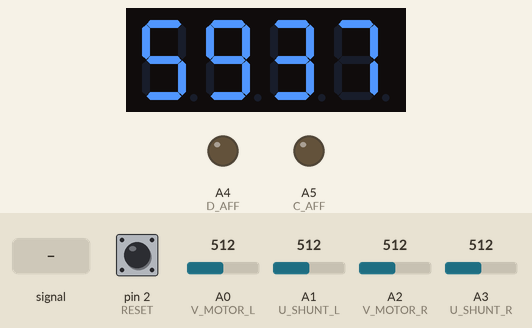
This sketch was run on a simulated Arduino Uno, built with avr-gcc and run on an emulated ATmega328P. Shown: 4-digit seven-segment display, output pins drawn as LEDs (lit = HIGH). Inputs (shaded band) come from the test bench; at power-on: A0 (V_MOTOR_L) = 512, A1 (U_SHUNT_L) = 512, A2 (V_MOTOR_R) = 512, A3 (U_SHUNT_R) = 512, pin 2 (RESET) HIGH.

Above: at 2.2 s.
2.3 s: A0 (V_MOTOR_L) fed a 200 Hz sine of ±81 counts around its level
At 2.9 s:
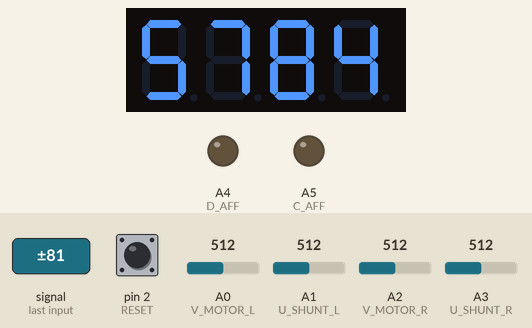
4.0 s: A0 (V_MOTOR_L) set to 716
At 4.4 s:
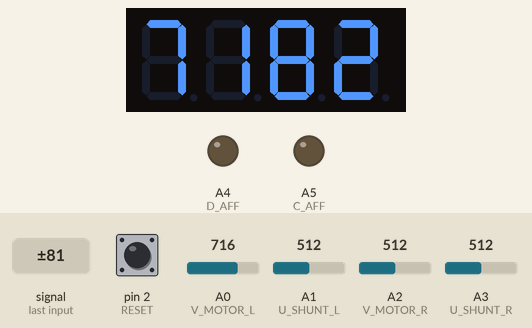
5.5 s: A1 (U_SHUNT_L) set to 716
At 6.7 s:
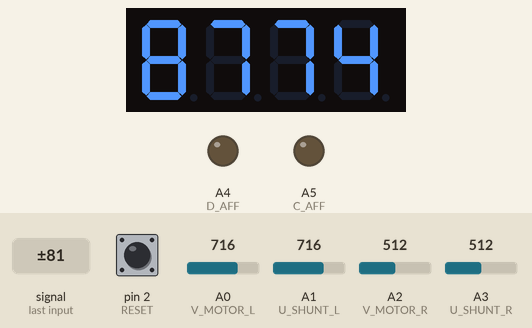
7.0 s: A2 (V_MOTOR_R) set to 716
At 7.9 s:
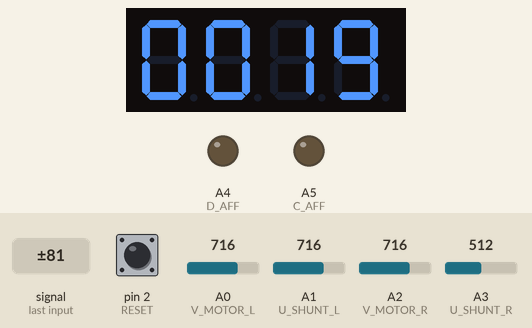
8.5 s: A3 (U_SHUNT_R) set to 716
At 9.0 s:
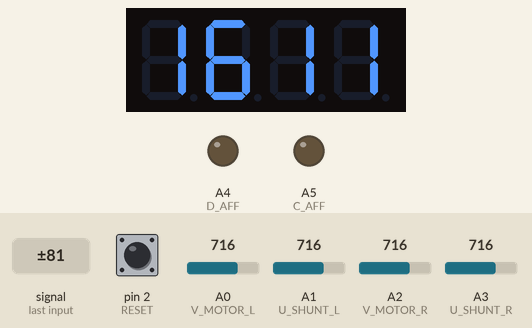
10.0 s: A0 (V_MOTOR_L) set to 306
At 11.4 s:
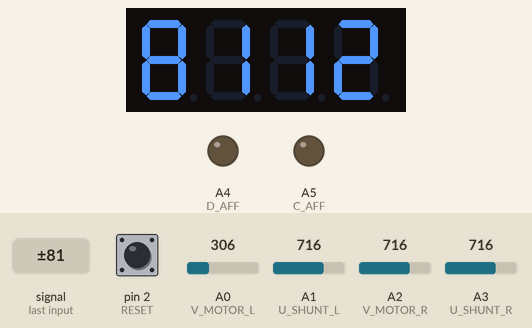
Timing chart, 0 to 12.5 s (numbered marks = the images above; inputs shaded):
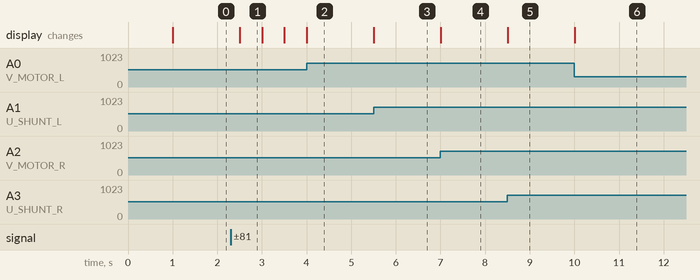

The sketch:

Robot_Arduino.ino
```cpp
/**************************************************************************************/
/*    G. Batigne
/*      23/11/2018
/**************************************************************************************/

#include <Wire.h>
#include <Adafruit_GFX.h>
#include "Adafruit_LEDBackpack.h"

#define _DEBUG_ 0 // Debug flag, mainly to manage the use of the Serial port.

Adafruit_7segment digitDisplay = Adafruit_7segment(); // Manager of the 7-segment display.

// Pins connected to measurement points:
const int V_MOTOR_L = A0;
const int U_SHUNT_L = A1;
const int V_MOTOR_R = A2;
const int U_SHUNT_R = A3;
const int RESET = 2; // The initialisation of the computation has to be reset manually.
const int D_AFF = A4; // Data pin for the display signal.
const int C_AFF = A5; // Clock pin for the display signal.

boolean isRunning = false; // Boolean used to know if the start of the race has been given.
boolean isArrived = false; // Boolean used to know if the robot is stopped. In that case,
                           // it should correspond to the final arrival.
boolean mightStopped = false; // Boolean used to figure out if the robot is stopped.
                              // It is considered has stopped if the power stays low for
                              // a given duration (see minimumStop variable).
boolean isMOTORLSaturated = false; // Boolean used to know if that channel has reached saturation.
boolean isSHUNTLSaturated = false;
boolean isMOTORRSaturated = false;
boolean isSHUNTRSaturated = false;

const float ADCChannels = 1024.; // Total number of ADC channels.
const float ADCSaturation = ADCChannels-1; // Maximum ADC value. If a measurement gives that value there are chances that the saturation is reached.
const float ADCMaxV = 5.; // Maximum value that the ADC can measure.
const float ADCtoV = ADCMaxV/ADCChannels; // Conversion factor between ADC values and Voltage.
const float GAIN_L = 20.; // Values of the amplification gain used for current measurement.
const float GAIN_R = 20.;
const float RShunt = 0.1; // Value of the shunt resistances (in Ohm).
const float convertFactor_L = ADCtoV*ADCtoV/GAIN_L/RShunt; // Conversion factor between raw values and Power.
const float convertFactor_R = ADCtoV*ADCtoV/GAIN_R/RShunt;
const float microsToSeconds = 0.000001;
const int motorThreshold = 100; // Limit under which the motor is considered as stopped. 100 => ~ 0.5V.
const float powerThreshold = motorThreshold*(GAIN_L*convertFactor_L+GAIN_R*convertFactor_R); // Power under which the two motors might be considered as stopped.

unsigned long timeStart = 0; // Starting time of the race.
unsigned long timePrevious = 0; // Time of the previous measurement. Used to estimate the integral of power, that is energy.
unsigned long timePresent = 0; // Time of the last measurement (when running).
unsigned long lastDisplay = 0; // Time when the display was refreshed at.
unsigned long displayDuration = 500000; // Minimum time during which the display is frozen during the race (in us).
unsigned long timeDisplay = 1000; // Minimum duration to display a value after the race (in ms).
unsigned long lastStop = 0; // Last time when power was below the threshold (powerThreshold).
unsigned long minimumStop = 50000; // Duration from which the robot is consisdered as stopped (in us).

float timeRace = 0.; // Duration of the race.
float Energy = 0.; // Energy consumption.
float Power = 0.; // Instantaneous power.

void setup() {
  // put your setup code here, to run once:
  pinMode(V_MOTOR_L,INPUT); // The measurement pins are obviously inputs.
  pinMode(U_SHUNT_L,INPUT);
  pinMode(V_MOTOR_R,INPUT);
  pinMode(U_SHUNT_R,INPUT);
  pinMode(RESET,INPUT_PULLUP); // The reset pin is obviously an input. It is set to Pull-up in order to avoid
                               // the use of an extra resistance. In that case, the default state of that pin
                               // is HIGH. The push button should be connected to the ground then. An impulse
                               // should set the pin state to LOW and then trigger a reset.
  pinMode(D_AFF,OUTPUT); // Data pin for the display signal.
  pinMode(C_AFF,OUTPUT); // Clock pin for the display signal.
#if _DEBUG_
  Serial.begin(9600);
#endif
  digitDisplay.begin(0x70); // Set-up of the address of the display.
  initRace(); // Initialisation of the measurement (energy and booleans).
}

void loop() {
  // put your main code here, to run repeatedly:
  if (digitalRead(RESET)==LOW) initRace(); // Initialisation when a reset command is received.
  if (isRunning) { // If running, compute the power (and energy) and display it.
    updatePower();
    if (timePresent-lastDisplay > displayDuration) {
      lastDisplay = timePresent;
      displayPower();
    }
  } else {
    if (isArrived) { // When arrived, display the race time and the energy consumption.
      displayTime();
      displayEnergy();
      displayName();
      }
    else { // This instructions are done after a reset and before the beginning of the race.
      while (analogRead(V_MOTOR_L)<motorThreshold && analogRead(V_MOTOR_R)<motorThreshold) { // Waiting for the start.
        delay(1);
        }
      isRunning = true;
      timeStart = micros();
#if _DEBUG_
      Serial.println("Start: " +String(float(timeStart)*microsToSeconds));
#endif
    }
  }
}

void updatePower() { // Compute the power and energy from the measurements.
                     // Detect when the robot is stopped (and supposed to be arrived).
  float vl = analogRead(V_MOTOR_L); // Get value of the Left Motor.
  float sl = analogRead(U_SHUNT_L); // Get value of the Left Shunt.
  float vr = analogRead(V_MOTOR_R); // Get value of the Right Motor.
  float sr = analogRead(U_SHUNT_R); // Get value of the Right Shunt.

  // Check if saturation has been reached on each channel. If it has been reached once, the boolean stays at True (keep in memory).
  if (vl==ADCSaturation && !isMOTORLSaturated) isMOTORLSaturated = true;
  if (sl==ADCSaturation && !isSHUNTLSaturated) isSHUNTLSaturated = true;
  if (vr==ADCSaturation && !isMOTORRSaturated) isMOTORRSaturated = true;
  if (sr==ADCSaturation && !isSHUNTRSaturated) isSHUNTRSaturated = true;

  timePresent = micros();
#if _DEBUG_
  Serial.println(String(vl) + " " + String(sl) + " / " + String(vr) + " " + String(sr));
#endif
  Power = (vl-sl/GAIN_L)*sl*convertFactor_L + (vr-sr/GAIN_R)*sr*convertFactor_R;
  Energy += Power*float(timePresent-timePrevious)*microsToSeconds; // Integration of the power to compute the energy.
  timePrevious = timePresent;

  if (Power<powerThreshold) { // The two motors are stopped. The robot might get stuck which means that it has finished the race.
    if (mightStopped) { // If the power stays below its threshold,
      if (timePresent-lastStop > minimumStop) { // and if the motors are stopped for long enough,
        isRunning = false; // the robot is definitely stopped
        isArrived = true;  // and the race is finished.
        timeRace = float(lastStop-timeStart)*microsToSeconds;
      }
    } else { // First time when the power is 0. No stopping yet since it can be due to some electronic noise.
      mightStopped = true;
      lastStop = timePresent; // Time when the motors have been seen as stopped for the first time.
    }
  }
  else {
    mightStopped = false;
  }
}

void displayPower() { // The display gives the value in mW (xxxx) or the saturation code eventually.
#if _DEBUG_
  Serial.println("Power: " + String(Power));
#endif
  boolean drawDots = false;
  if (isMOTORLSaturated || isSHUNTLSaturated || isMOTORRSaturated || isSHUNTRSaturated) {
    // If saturation has been reached, "1" is displayed and "-" if not.
    // The position of this character depends on the channel that triggered a saturation.
    if (isMOTORLSaturated) {
      digitDisplay.writeDigitNum(0,1,drawDots); // Display "1" at position 0
    } else {
      digitDisplay.writeDigitRaw(0,0x40); // Display "-" at position 0
    }
    if (isSHUNTLSaturated) {
      digitDisplay.writeDigitNum(1,1,drawDots);
    } else {
      digitDisplay.writeDigitRaw(1,0x40);
    }
    digitDisplay.drawColon(drawDots);
    if (isMOTORRSaturated) {
      digitDisplay.writeDigitNum(3,1,drawDots);
    } else {
      digitDisplay.writeDigitRaw(3,0x40);
    }
    if (isSHUNTRSaturated) {
      digitDisplay.writeDigitNum(4,1,drawDots);
    } else {
      digitDisplay.writeDigitRaw(4,0x40);
    }
  } else { // If no saturation has been reached so far.
    digitDisplay.writeDigitNum(0,int(Power)%10,drawDots);
    digitDisplay.writeDigitNum(1,int(Power*10.)%10,drawDots);
    digitDisplay.drawColon(drawDots);
    digitDisplay.writeDigitNum(3,int(Power*100.)%10,drawDots);
    digitDisplay.writeDigitNum(4,int(Power*1000.)%10,drawDots);
  }
  digitDisplay.writeDisplay();
}

void displayTime() { // The display gives the value in seconds and hundredth of seconds (s:cs)
#if _DEBUG_
  Serial.println("Time: " + String(timeRace));
#endif
  boolean drawDots = true;
  digitDisplay.writeDigitNum(0,int(timeRace/10),drawDots);
  digitDisplay.writeDigitNum(1,int(timeRace)%10,drawDots);
  digitDisplay.drawColon(drawDots);
  digitDisplay.writeDigitNum(3,int(timeRace*10.)%10,drawDots);
  digitDisplay.writeDigitNum(4,int(timeRace*100.)%10,drawDots);
  digitDisplay.writeDisplay();
  delay(timeDisplay);
}

void displayEnergy() { // The display gives the value in J (xxx.y).
#if _DEBUG_
  Serial.println("Energy: " + String(Energy));
#endif
  boolean drawDots = false;
  digitDisplay.writeDigitNum(0,int(Energy/100.),drawDots);
  digitDisplay.writeDigitNum(1,int(Energy/10.)%10,drawDots);
  digitDisplay.writeDigitRaw(2,0x10); // Draw the upper right dot to indicate the decimals.
  digitDisplay.writeDigitNum(3,int(Energy)%10,drawDots);
  digitDisplay.writeDigitNum(4,int(Energy*10.)%10,drawDots);
  digitDisplay.writeDisplay();
  delay(timeDisplay);
}

void initRace() { // Initialisation of the energy and the booleans.
                  // Called before starting the race (reset).
  Energy = 0.;
  isRunning = false;
  isArrived = false;
  mightStopped = false;
  isMOTORLSaturated = false;
  isSHUNTLSaturated = false;
  isMOTORRSaturated = false;
  isSHUNTRSaturated = false;
  displayName();
}

void displayName() { // Display the team reference.
  digitDisplay.writeDigitRaw(0,0x73); // P
//  digitDisplay.writeDigitRaw(1,0x77); // R
  digitDisplay.writeDigitRaw(1,0x50); // r
  digitDisplay.writeDigitRaw(2,0x00); // no dots
//  digitDisplay.writeDigitRaw(3,0x3F); // O
  digitDisplay.writeDigitRaw(3,0x5C); // o
  digitDisplay.writeDigitRaw(4,0x71); // F
  digitDisplay.writeDisplay();
  delay(timeDisplay);
}
  // Bit-LED correspondance:
  //         0      The middle LED is bit n°6
  //         __
  //      5 |  | 1    Example: display of 5
  //        |__|        bit position:   6 5 4 | 3 2 1 0
  //      4 |  | 2      value (BIN):    1 1 0 | 1 1 0 1 => 0b1101101
  //        |__|        value (HEX):      6   |  13=D   => 0x6D
  //          3         value (DEC):    109
```

Measured:
- after the input at 2.3 s, the display: changes after 0.21 s (image 1)
- after the input at 5.5 s, the display: changes at once (image 3)
- after the input at 7.0 s, the display: changes at once (image 4)
- after the input at 8.5 s, the display: changes at once (image 5)
- after the input at 10.0 s, the display: changes at once (image 6)
- what the display in image 1 shows lasts 0.5 s, from 2.5 s to 3.0 s
